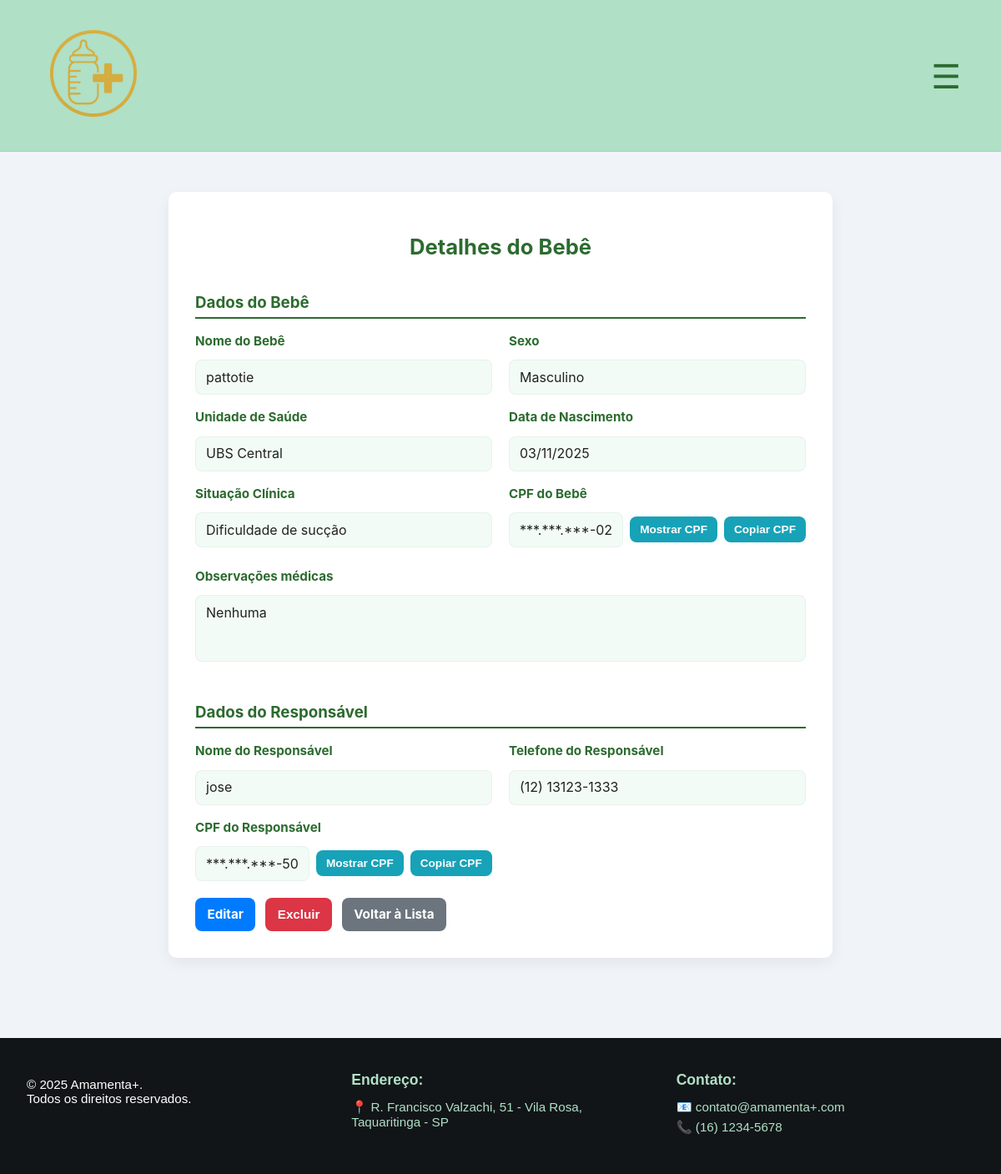
The app's page /assets/detalhes-bebe.php?id=22 (signed in) with its own data.
### tables this page shows
CREATE TABLE `bebes` (
  `id` int(11) NOT NULL,
  `nome_bebe` varchar(150) NOT NULL,
  `sexo_bebe` enum('masculino','feminino') NOT NULL,
  `cpf_bebe` varchar(14) NOT NULL,
  `data_nascimento_bebe` date NOT NULL,
  `unidade_saude` varchar(100) NOT NULL,
  `situacao_clinica` varchar(100) NOT NULL,
  `observacoes_bebe` text DEFAULT NULL,
  `nome_responsavel` varchar(150) NOT NULL,
  `sexo_responsavel` enum('masculino','feminino','outro') NOT NULL,
  `pronomes_responsavel` varchar(20) NOT NULL,
  `cpf_responsavel` varchar(14) NOT NULL,
  `data_nascimento_responsavel` date NOT NULL,
  `telefone_responsavel` varchar(20) NOT NULL,
  `cep_responsavel` varchar(9) NOT NULL,
  `endereco_responsavel` varchar(255) NOT NULL,
  `numero_responsavel` varchar(10) NOT NULL,
  `bairro_responsavel` varchar(100) NOT NULL,
  `criado_em` timestamp NOT NULL DEFAULT current_timestamp()
);

### assets/detalhes-bebe.php (the view, shortened to what this page needs)
<?php
include(__DIR__ . '/processamento/conexao.php');
$id = intval($_GET['id']);
$sql = "SELECT * FROM bebes WHERE id = ?";
$stmt = $conn->prepare($sql);
$stmt->bind_param("i", $id);
$stmt->execute();
$result = $stmt->get_result();
$bebe = $result->fetch_assoc();
function mask_cpf($cpf) {
    $digits = preg_replace('/\D+/', '', $cpf);
    return '***.***.***-' . substr($digits, -2);
}
$cpf_responsavel_masked = mask_cpf($bebe['cpf_responsavel']);
$cpf_bebe_masked = mask_cpf($bebe['cpf_bebe']);
?>
<!DOCTYPE html>
<html lang="pt-BR">
<head>
<link rel="stylesheet" href="/SistemaBL/style/style.css">
</head>
<body>
<?php include __DIR__ . '/header.php'; ?>
<div class="detalhes-bebe-container" role="main" aria-labelledby="detalhes-title">
  <h2 id="detalhes-title" class="detalhes-bebe-title">Detalhes do Bebê</h2>
<div class="detalhes-bebe-grid">
    <h3 style="grid-column:1/-1; color:#2c6b2f; margin-top:1rem; border-bottom:2px solid #2c6b2f; padding-bottom:0.25rem;">Dados do Bebê</h3>
    <div class="detalhes-bebe-field">
      <label>Nome do Bebê</label>
      <div class="detalhes-bebe-value"><?= htmlspecialchars($bebe['nome_bebe']) ?></div>
    </div>
    <div class="detalhes-bebe-field">
      <label>Sexo</label>
      <div class="detalhes-bebe-value"><?= ucfirst($bebe['sexo_bebe']) ?></div>
    </div>
    <div class="detalhes-bebe-field">
  <label>Unidade de Saúde</label>
  <div class="detalhes-bebe-value"><?= htmlspecialchars($bebe['unidade_saude']) ?></div>
</div>
    <div class="detalhes-bebe-field">
      <label>Data de Nascimento</label>
      <div class="detalhes-bebe-value"><?= date('d/m/Y', strtotime($bebe['data_nascimento_bebe'])) ?></div>
    </div>
    <div class="detalhes-bebe-field">
      <label>Situação Clínica</label>
      <div class="detalhes-bebe-value"><?= htmlspecialchars($bebe['situacao_clinica']) ?></div>
    </div>
    <div class="detalhes-bebe-field">
      <label>CPF do Bebê</label>
      <div class="detalhes-bebe-cpf-row">
        <div id="cpfBebeField" class="detalhes-bebe-cpf"><?= htmlspecialchars($cpf_bebe_masked) ?></div>
        <button id="toggleCpfBebeBtn" class="detalhes-bebe-btn" type="button">Mostrar CPF</button>
        <button id="copyCpfBebeBtn" class="detalhes-bebe-btn" type="button">Copiar CPF</button>
      </div>
    </div>
    <div class="detalhes-bebe-field detalhes-bebe-observacoes">
      <label>Observações médicas</label>
      <div class="detalhes-bebe-value"><?= nl2br(htmlspecialchars($bebe['observacoes_bebe'] ?: 'Nenhuma')) ?></div>
    </div>
    <h3 style="grid-column:1/-1; color:#2c6b2f; margin-top:2rem; border-bottom:2px solid #2c6b2f; padding-bottom:0.25rem;">Dados do Responsável</h3>
    <div class="detalhes-bebe-field">
      <label>Nome do Responsável</label>
      <div class="detalhes-bebe-value"><?= htmlspecialchars($bebe['nome_responsavel']) ?></div>
    </div>
    <div class="detalhes-bebe-field">
      <label>Telefone do Responsável</label>
      <div class="detalhes-bebe-value"><?= htmlspecialchars($bebe['telefone_responsavel']) ?></div>
    </div>
    <div class="detalhes-bebe-field">
      <label>CPF do Responsável</label>
      <div class="detalhes-bebe-cpf-row">
        <div id="cpfRespField" class="detalhes-bebe-cpf"><?= htmlspecialchars($cpf_responsavel_masked) ?></div>
        <button id="toggleCpfRespBtn" class="detalhes-bebe-btn" type="button">Mostrar CPF</button>
        <button id="copyCpfRespBtn" class="detalhes-bebe-btn" type="button">Copiar CPF</button>
      </div>
    </div>
</div>
  <div class="detalhes-bebe-actions">
    <a href="editar-bebe.php?id=<?= $bebe['id'] ?>" class="detalhes-bebe-link">Editar</a>
    <button id="btnExcluir" class="detalhes-bebe-link" style="background-color:#dc3545;">Excluir</button>
    <a href="visualizar-receptores.php" class="detalhes-bebe-link secondary">Voltar à Lista</a>
  </div>
</div>
<?php include __DIR__ . '/footer.php'; ?>
</body>
</html>

### style/style.css (style rules this page uses)
:root { --cor-fundo-pagina: #f0f4f8; --cor-fundo-form: #ffffff; --cor-texto: #222222; --cor-borda-input: #cccccc; --cor-botao: #2e7d32; --cor-botao-hover: #388e3c; --dourado: rgb(212, 175, 55); --verde-menta: rgb(176, 224, 198); }
* { margin: 0; padding: 0; box-sizing: border-box; }
body { font-family: 'Segoe UI', Tahoma, Geneva, Verdana, sans-serif; background-color: var(--cor-fundo-pagina); color: var(--cor-texto); padding: 0; margin: 0; height: 100%; display: flex; flex-direction: column; }
h2 { text-align: center; color: var(--dourado); margin-bottom: 2rem; font-size: 1.8rem; margin-top: 0; padding-top: 1rem; }
label { font-weight: 600; color: var(--cor-texto); margin-bottom: 0.4rem; font-size: 1rem; }

### style/header.css (style rules this page uses)
:root { --dourado-principal: rgb(212, 175, 55); --verde-menta-suave: rgb(176, 224, 198); --verde-escuro: rgb(44, 107, 47); --preto: rgb(0, 0, 0); --laranja: rgb(255, 112, 67); --amarelo-claro: rgb(255, 215, 0); --cinza220: rgb(220, 220, 220); }
html, body { margin: 0; padding: 0; width: 100%; overflow-x: hidden; }

### style/footer.css (style rules this page uses)
:root { --dourado: rgb(212, 175, 55); --verde-menta-suave: rgb(176, 224, 198); --verde-escuro: rgb(44, 107, 47); --cor-fundo-pagina: #f0f4f8; --cor-texto: #222; --cor-input-border: #ccc; --cor-input-focus: var(--verde-escuro); --cor-botao: var(--verde-escuro); --cor-botao-hover: #2e7d32; --footer-bg: #121518; --footer-text: #ffffff; --footer-link: var(--verde-menta-suave); --footer-link-hover: var(--dourado); }

### assets/detalhes-bebe.php (style rules this page uses)
.detalhes-bebe-container { max-width: 920px; margin: 2rem auto; background-color: #fff; padding: 2rem; border-radius: 10px; box-shadow: 0 6px 18px rgba(0,0,0,0.06); font-family: Inter, Roboto, Arial, sans-serif; line-height: 1.4; }
#btnExcluir { cursor: pointer; }
.detalhes-bebe-title { text-align:center; color:#2c6b2f; margin-bottom:1.25rem; font-size:1.6rem; }
.detalhes-bebe-grid { display:grid; grid-template-columns:1fr 1fr; gap:1rem 1.25rem; }
.detalhes-bebe-field { display:flex; flex-direction:column; gap:0.35rem; }
.detalhes-bebe-field label { font-weight:700; color:#2c6b2f; font-size:0.95rem; }
.detalhes-bebe-value, .detalhes-bebe-cpf { padding:0.55rem 0.75rem; background:#f3fbf6; border-radius:8px; border:1px solid rgba(44,107,47,0.06); font-size:1rem; color:#222; word-break:break-word; }
.detalhes-bebe-cpf-row { display:flex; gap:0.5rem; align-items:center; flex-wrap:wrap; }
.detalhes-bebe-btn { background-color:#17a2b8; color:#fff; border:none; padding:0.5rem 0.75rem; border-radius:8px; cursor:pointer; font-weight:700; font-size:0.85rem; transition: transform .12s ease, opacity .12s ease; }
.detalhes-bebe-actions { display:flex; gap:0.75rem; margin-top:1.25rem; flex-wrap:wrap; }
.detalhes-bebe-link { display:inline-block; text-decoration:none; padding:0.6rem 0.9rem; background:#007bff; color:#fff; border-radius:8px; font-weight:700; font-size:0.95rem; transition: transform .12s ease, opacity .12s ease; border:none; }
.detalhes-bebe-link.secondary { background:#6c757d; }
.detalhes-bebe-observacoes { grid-column:1/-1; margin-top:0.5rem; }
.detalhes-bebe-observacoes .detalhes-bebe-value { min-height:80px; }

### records on screen
bebes: nome_bebe "pattotie", sexo_bebe "Masculino", unidade_saude "UBS Central", data_nascimento_bebe "03/11/2025", situacao_clinica "Dificuldade de sucção", cpf_bebe "***.***.***-02", observacoes_bebe "Nenhuma", nome_responsavel "jose", telefone_responsavel "(12) 13123-1333", cpf_responsavel "***.***.***-50"
